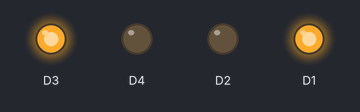
Recording of a sketch running on a simulated ESP8266 (NodeMCU). Shown: output pins drawn as LEDs (lit = HIGH).

Above: at 2.5 s.
At 7.5 s:
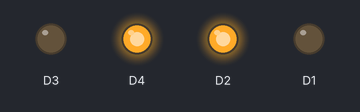
At 12.5 s:
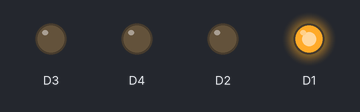
At 17.5 s:
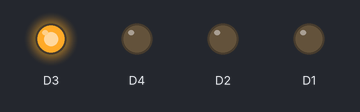
Timing chart, 0 to 26.0 s (numbered marks = the images above):
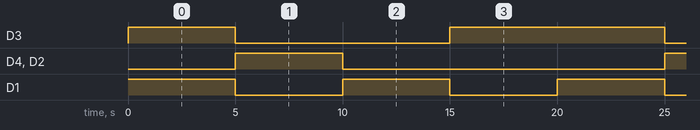

Measured:
- by itself, D3: repeats every 20.0 s: LOW 10.0 s, HIGH 10.0 s
- by itself, D4, D2: alternates HIGH for 5.0 s and LOW for 15.0 s
- by itself, D1: alternates HIGH for 5.0 s and LOW for 5.0 s

The sketch:

car.ino
```cpp
void setup() {
  // put your setup code here, to run once:
pinMode(D1,OUTPUT);
pinMode(D2,OUTPUT);
pinMode(D3,OUTPUT);
pinMode(D4,OUTPUT);
}

void loop() {
  // put your main code here, to run repeatedly:
digitalWrite(D1,HIGH);
digitalWrite(D2,LOW);
digitalWrite(D3,HIGH);
digitalWrite(D4,LOW);
delay(5000);
digitalWrite(D1,LOW);
digitalWrite(D2,HIGH);
digitalWrite(D3,LOW);
digitalWrite(D4,HIGH);
delay(5000);
digitalWrite(D1,HIGH);
digitalWrite(D2,LOW);
digitalWrite(D3,LOW);
digitalWrite(D4,LOW);
delay(5000);
digitalWrite(D1,LOW);
digitalWrite(D2,LOW);
digitalWrite(D3,HIGH);
digitalWrite(D4,LOW);
delay(5000);
}
```
